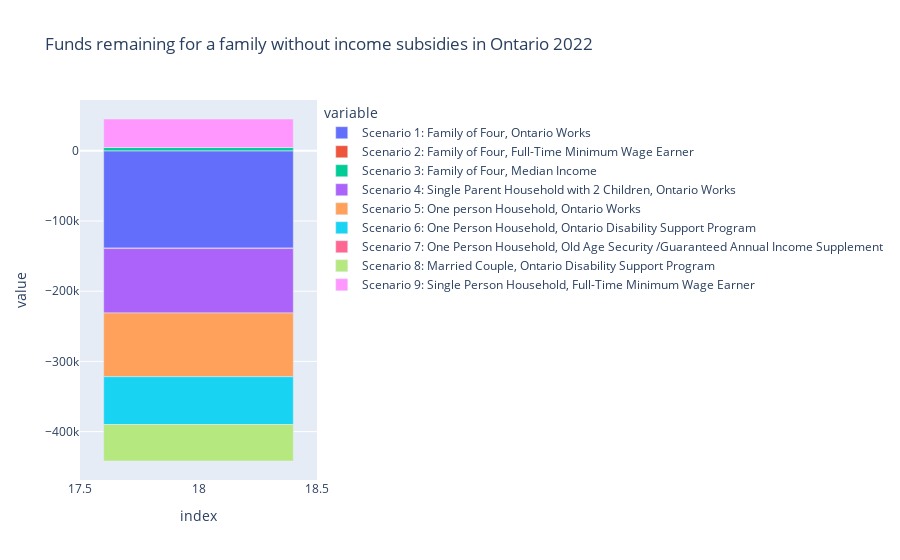

Write notebook code for a chart like this one.
### Code cell
#graph to show funds remaining after expenses for analysis funds will be used to calculate funds that will be needed for dowmpayment

remaining_funds = df[df['Item'] == 'Funds Remaining']
remaining_funds.drop(columns =['Item', 'Category'], inplace = True)
remaining_funds = remaining_funds.convert_dtypes(int)
remaining_funds['Scenario 1: Family of Four, Ontario Works']=remaining_funds['Scenario 1: Family of Four, Ontario Works'].astype('int')
remaining_funds['Scenario 2: Family of Four, Full-Time Minimum Wage Earner']=remaining_funds['Scenario 2: Family of Four, Full-Time Minimum Wage Earner'].astype('int')
remaining_funds['Scenario 3: Family of Four, Median Income']=remaining_funds['Scenario 3: Family of Four, Median Income'].astype('int')
remaining_funds['Scenario 4: Single Parent Household with 2 Children, Ontario Works']=remaining_funds['Scenario 4: Single Parent Household with 2 Children, Ontario Works'].astype('int')
remaining_funds['Scenario 5: One person Household, Ontario Works']=remaining_funds['Scenario 5: One person Household, Ontario Works'].astype('int')
remaining_funds['Scenario 6: One Person Household, Ontario Disability Support Program']=remaining_funds['Scenario 6: One Person Household, Ontario Disability Support Program'].astype('int')
remaining_funds['Scenario 7: One Person Household, Old Age Security /Guaranteed Annual Income Supplement']=remaining_funds['Scenario 7: One Person Household, Old Age Security /Guaranteed Annual Income Supplement'].astype('int')
remaining_funds['Scenario 8: Married Couple, Ontario Disability Support Program']=remaining_funds['Scenario 8: Married Couple, Ontario Disability Support Program'].astype('int')

remaining_funds['Scenario 9: Single Person Household, Full-Time Minimum Wage Earner']=remaining_funds['Scenario 9: Single Person Household, Full-Time Minimum Wage Earner'].astype(int)
remaining_funds.plot(kind = 'bar',  title = "Funds remaining for a family without income subsidies in Ontario 2022 ")

### Figure 1 — Plotly figure (JSON) as saved in the notebook; plotly's stock layout.template omitted (floating-point values rounded to 4 significant figures)
{"data": [{"alignmentgroup": "True", "hovertemplate": "variable=Scenario 1: Family of Four, Ontario Works<br>index=%{x}<br>value=%{y}<extra></extra>", "legendgroup": "Scenario 1: Family of Four, Ontario Works", "marker": {"color": "#636efa", "pattern": {"shape": ""}}, "name": "Scenario 1: Family of Four, Ontario Works", "offsetgroup": "Scenario 1: Family of Four, Ontario Works", "orientation": "v", "showlegend": true, "textposition": "auto", "type": "bar", "x": [18], "xaxis": "x", "y": [-138600], "yaxis": "y"}, {"alignmentgroup": "True", "hovertemplate": "variable=Scenario 2: Family of Four, Full-Time Minimum Wage Earner<br>index=%{x}<br>value=%{y}<extra></extra>", "legendgroup": "Scenario 2: Family of Four, Full-Time Minimum Wage Earner", "marker": {"color": "#EF553B", "pattern": {"shape": ""}}, "name": "Scenario 2: Family of Four, Full-Time Minimum Wage Earner", "offsetgroup": "Scenario 2: Family of Four, Full-Time Minimum Wage Earner", "orientation": "v", "showlegend": true, "textposition": "auto", "type": "bar", "x": [18], "xaxis": "x", "y": [-611], "yaxis": "y"}, {"alignmentgroup": "True", "hovertemplate": "variable=Scenario 3: Family of Four, Median Income<br>index=%{x}<br>value=%{y}<extra></extra>", "legendgroup": "Scenario 3: Family of Four, Median Income", "marker": {"color": "#00cc96", "pattern": {"shape": ""}}, "name": "Scenario 3: Family of Four, Median Income", "offsetgroup": "Scenario 3: Family of Four, Median Income", "orientation": "v", "showlegend": true, "textposition": "auto", "type": "bar", "x": [18], "xaxis": "x", "y": [4735], "yaxis": "y"}, {"alignmentgroup": "True", "hovertemplate": "variable=Scenario 4: Single Parent Household with 2 Children, Ontario Works<br>index=%{x}<br>value=%{y}<extra></extra>", "legendgroup": "Scenario 4: Single Parent Household with 2 Children, Ontario Works", "marker": {"color": "#ab63fa", "pattern": {"shape": ""}}, "name": "Scenario 4: Single Parent Household with 2 Children, Ontario Works", "offsetgroup": "Scenario 4: Single Parent Household with 2 Children, Ontario Works", "orientation": "v", "showlegend": true, "textposition": "auto", "type": "bar", "x": [18], "xaxis": "x", "y": [-91800], "yaxis": "y"}, {"alignmentgroup": "True", "hovertemplate": "variable=Scenario 5: One person Household, Ontario Works<br>index=%{x}<br>value=%{y}<extra></extra>", "legendgroup": "Scenario 5: One person Household, Ontario Works", "marker": {"color": "#FFA15A", "pattern": {"shape": ""}}, "name": "Scenario 5: One person Household, Ontario Works", "offsetgroup": "Scenario 5: One person Household, Ontario Works", "orientation": "v", "showlegend": true, "textposition": "auto", "type": "bar", "x": [18], "xaxis": "x", "y": [-90800], "yaxis": "y"}, {"alignmentgroup": "True", "hovertemplate": "variable=Scenario 6: One Person Household, Ontario Disability Support Program<br>index=%{x}<br>value=%{y}<extra></extra>", "legendgroup": "Scenario 6: One Person Household, Ontario Disability Support Program", "marker": {"color": "#19d3f3", "pattern": {"shape": ""}}, "name": "Scenario 6: One Person Household, Ontario Disability Support Program", "offsetgroup": "Scenario 6: One Person Household, Ontario Disability Support Program", "orientation": "v", "showlegend": true, "textposition": "auto", "type": "bar", "x": [18], "xaxis": "x", "y": [-68100], "yaxis": "y"}, {"alignmentgroup": "True", "hovertemplate": "variable=Scenario 7: One Person Household, Old Age Security /Guaranteed Annual Income Supplement<br>index=%{x}<br>value=%{y}<extra></extra>", "legendgroup": "Scenario 7: One Person Household, Old Age Security /Guaranteed Annual Income Supplement", "marker": {"color": "#FF6692", "pattern": {"shape": ""}}, "name": "Scenario 7: One Person Household, Old Age Security /Guaranteed Annual Income Supplement", "offsetgroup": "Scenario 7: One Person Household, Old Age Security /Guaranteed Annual Income Supplement", "orientation": "v", "showlegend": true, "textposition": "auto", "type": "bar", "x": [18], "xaxis": "x", "y": [36], "yaxis": "y"}, {"alignmentgroup": "True", "hovertemplate": "variable=Scenario 8: Married Couple, Ontario Disability Support Program<br>index=%{x}<br>value=%{y}<extra></extra>", "legendgroup": "Scenario 8: Married Couple, Ontario Disability Support Program", "marker": {"color": "#B6E880", "pattern": {"shape": ""}}, "name": "Scenario 8: Married Couple, Ontario Disability Support Program", "offsetgroup": "Scenario 8: Married Couple, Ontario Disability Support Program", "orientation": "v", "showlegend": true, "textposition": "auto", "type": "bar", "x": [18], "xaxis": "x", "y": [-52000], "yaxis": "y"}, {"alignmentgroup": "True", "hovertemplate": "variable=Scenario 9: Single Person Household, Full-Time Minimum Wage Earner<br>index=%{x}<br>value=%{y}<extra></extra>", "legendgroup": "Scenario 9: Single Person Household, Full-Time Minimum Wage Earner", "marker": {"color": "#FF97FF", "pattern": {"shape": ""}}, "name": "Scenario 9: Single Person Household, Full-Time Minimum Wage Earner", "offsetgroup": "Scenario 9: Single Person Household, Full-Time Minimum Wage Earner", "orientation": "v", "showlegend": true, "textposition": "auto", "type": "bar", "x": [18], "xaxis": "x", "y": [40600], "yaxis": "y"}], "layout": {"autosize": true, "barmode": "relative", "legend": {"title": {"text": "variable"}, "tracegroupgap": 0}, "title": {"text": "Funds remaining for a family without income subsidies in Ontario 2022 "}, "xaxis": {"anchor": "y", "autorange": true, "domain": [0, 1], "range": [17.5, 18.5], "title": {"text": "index"}, "type": "linear"}, "yaxis": {"anchor": "x", "autorange": true, "domain": [0, 1], "range": [-469000.0, 72440.0], "title": {"text": "value"}, "type": "linear"}}}
